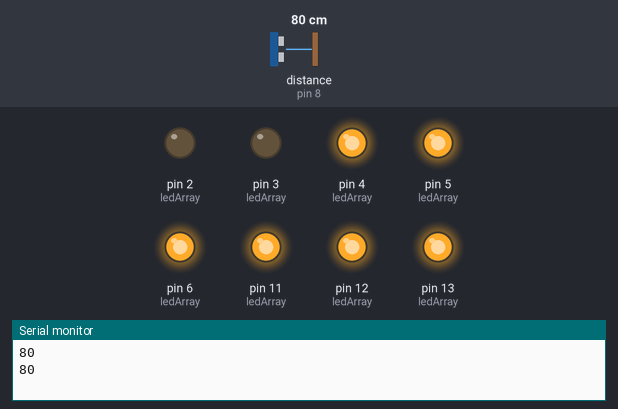
This sketch was run on a simulated Arduino Uno, built with avr-gcc and run on an emulated ATmega328P. Parts: output pins drawn as LEDs (lit = HIGH), the last lines printed to the serial monitor. Wiring (inferred from the names in the program): ultrasonic range finder: trigger pin 9; echo pin 8. Dashed ring = blinking. The test bench sets the inputs (shaded band); at power-on: distance to the obstacle (sensor on pin 8) 80 cm. The echo pulse lasts 58.3 µs per cm; pins used as bus, display or sensor lines are not drawn.

Above: at 0.69 s.
1.3 s: distance to the obstacle (sensor on pin 8) set to 2 cm
At 2.4 s:
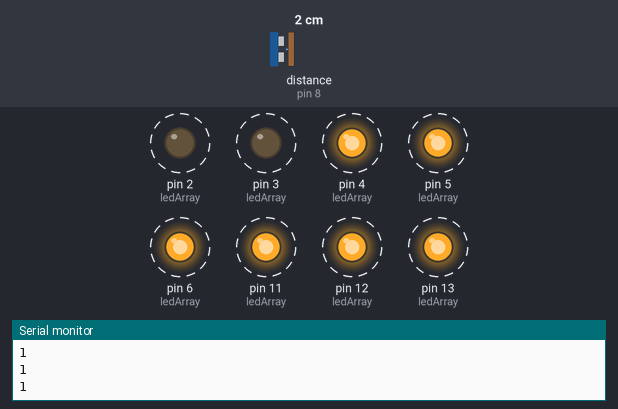
4.3 s: distance to the obstacle (sensor on pin 8) set to 4 cm
At 10.0 s:
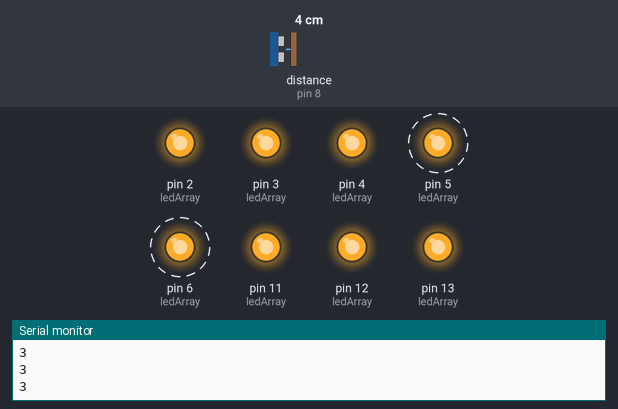
Timing chart, 0 to 13.3 s (numbered marks = the images above; inputs shaded):
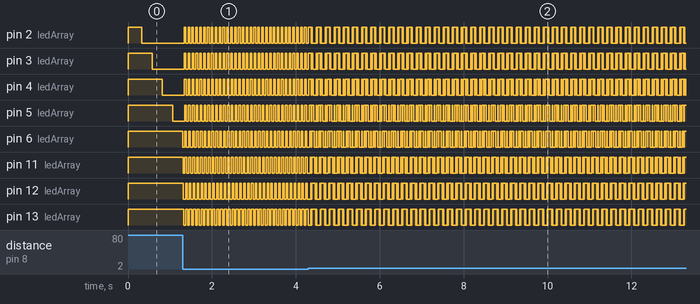

Measured:
- by itself, pin 2 (ledArray): repeats every 0.22 s: HIGH 0.01 s, LOW 0.09 s, HIGH 0.01 s, LOW 0.01 s, HIGH 0.08 s, LOW 0.01 s
- by itself, pin 3 (ledArray): repeats every 0.22 s: LOW 0.01 s, HIGH 0.02 s, LOW 0.08 s, HIGH 0.01 s, LOW 0.02 s, HIGH 0.07 s
- by itself, pin 4 (ledArray): repeats every 0.22 s: LOW 0.01 s, HIGH 0.03 s, LOW 0.07 s, HIGH 0.01 s, LOW 0.03 s, HIGH 0.06 s
- by itself, pin 5 (ledArray): alternates HIGH for 0.05 s and LOW for 0.04 s
- by itself, pin 6 (ledArray): alternates HIGH for 0.04 s and LOW for 0.05 s
- by itself, pin 11 (ledArray): repeats every 0.22 s: LOW 0.01 s, HIGH 0.07 s, LOW 0.04 s, HIGH 0.01 s, LOW 0.06 s, HIGH 0.03 s
- by itself, pin 12 (ledArray): repeats every 0.22 s: LOW 0.01 s, HIGH 0.08 s, LOW 0.02 s, HIGH 0.01 s, LOW 0.07 s, HIGH 0.02 s
- by itself, pin 13 (ledArray): repeats every 0.22 s: LOW 0.01 s, HIGH 0.09 s, LOW 0.01 s, HIGH 0.01 s, LOW 0.08 s, HIGH 0.01 s

The sketch:

go_round.ino
```cpp
const int led0 = 2;
const int led1 = 3;
const int led2 = 4;
const int led3 = 5;
const int led4 = 6;
const int led5 = 11;
const int led6 = 12;
const int led7 = 13;

const int trigger = 9;
const int echo = 8;

int _delay = 250;

int ledArray[] = { led0, led1, led2, led3, led4, led5, led6, led7};

void setup() {
  // put your setup code here, to run once:
  Serial.begin(9600);

  for(int i = 0; i < 8; i++)
  {
    pinMode(ledArray[i], OUTPUT);
  }
}


// turn on an LED
void turnOn(int led)
{
  digitalWrite(led, HIGH);
}

// turn off all LED
void turnAllOff()
{
  for(int i = 0; i < 8; i++) digitalWrite(ledArray[i], LOW);
}


// turn off all LED
void turnAllOn()
{
  for(int i = 0; i < 8; i++) digitalWrite(ledArray[i], HIGH);
}

// turn on an LED
void turnOff(int led)
{
  digitalWrite(led, LOW);
}


long microsecondsToCentimeters(long microseconds)
{
  // The speed of sound is 340 m/s or 29 microseconds per centimeter.
  // The ping travels out and back, so to find the distance of the
  // object we take half of the distance travelled.
  return microseconds / 29 / 2;
}


long measureDistance()
{
  long duration, cm;

  // The sensor is triggered by a HIGH pulse of 10 or more microseconds.
  // Give a short LOW pulse beforehand to ensure a clean HIGH pulse:
  pinMode(trigger, OUTPUT);
  digitalWrite(trigger, LOW);
  delayMicroseconds(2);
  digitalWrite(trigger, HIGH);
  delayMicroseconds(10);
  digitalWrite(trigger, LOW);

  // Read the signal from the sensor: a HIGH pulse whose
  // duration is the time (in microseconds) from the sending
  // of the ping to the reception of its echo off of an object.
  pinMode(echo, INPUT);
  duration = pulseIn(echo, HIGH);

  // convert the time into a distance
  cm = microsecondsToCentimeters(duration);

  return cm;
}


void loop() {
  int cm;
  cm = measureDistance();

  if(cm) _delay = cm * 4;

  turnAllOn();
  delay(_delay);
  Serial.println(cm);

  for(int i = 0; i < 8; i++)
  {

    cm = measureDistance();

    if(cm) _delay = cm *3;

    turnOff(ledArray[i]);
    delay(_delay);
    Serial.println(cm);
  }

  cm = measureDistance();

  if(cm) _delay = cm *3;

  turnAllOn();
  delay(_delay);
  Serial.println(cm);

  turnAllOff();
  delay(_delay);
  Serial.println(cm);

  for(int i = 0; i < 8; i++)
  {
    cm = measureDistance();

    if(cm) _delay = cm *3;

    turnOn(ledArray[i]);
    delay(_delay);
    Serial.println(cm);
  }

  turnAllOff();
  delay(_delay);
  Serial.println(cm);
}
```
